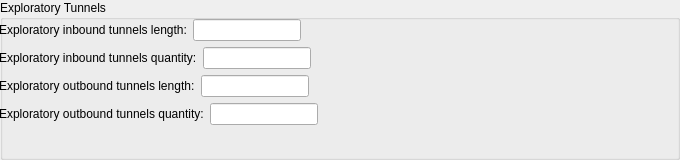
     <widget class="QGroupBox" name="groupBox_6">
      <property name="sizePolicy">
       <sizepolicy hsizetype="Expanding" vsizetype="Minimum">
        <horstretch>0</horstretch>
        <verstretch>0</verstretch>
       </sizepolicy>
      </property>
      <property name="minimumSize">
       <size>
        <width>0</width>
        <height>160</height>
       </size>
      </property>
      <property name="maximumSize">
       <size>
        <width>16777215</width>
        <height>160</height>
       </size>
      </property>
      <property name="title">
       <string>Exploratory Tunnels</string>
      </property>
      <widget class="QWidget" name="verticalLayoutWidget_2">
       <property name="geometry">
        <rect>
         <x>-1</x>
         <y>19</y>
         <width>671</width>
         <height>144</height>
        </rect>
       </property>
       <layout class="QVBoxLayout" name="verticalLayout_2">
        <property name="sizeConstraint">
         <enum>QLayout::SetMinAndMaxSize</enum>
        </property>
        <item>
         <layout class="QHBoxLayout" name="horizontalLayout_26">
          <item>
           <widget class="QLabel" name="label_25">
            <property name="text">
             <string>Exploratory inbound tunnels length:</string>
            </property>
           </widget>
          </item>
          <item>
           <widget class="QLineEdit" name="exploratoryInboundTunnelsLengthNumberLineEdit">
            <property name="sizePolicy">
             <sizepolicy hsizetype="Fixed" vsizetype="Fixed">
              <horstretch>0</horstretch>
              <verstretch>0</verstretch>
             </sizepolicy>
            </property>
           </widget>
          </item>
          <item>
           <spacer name="horizontalSpacer_27">
            <property name="orientation">
             <enum>Qt::Horizontal</enum>
            </property>
            <property name="sizeHint" stdset="0">
             <size>
              <width>40</width>
              <height>20</height>
             </size>
            </property>
           </spacer>
          </item>
         </layout>
        </item>
        <item>
         <layout class="QHBoxLayout" name="horizontalLayout_42">
          <item>
           <widget class="QLabel" name="label_38">
            <property name="text">
             <string>Exploratory inbound tunnels quantity:</string>
            </property>
           </widget>
          </item>
          <item>
           <widget class="QLineEdit" name="exploratoryInboundTunnelsQuantityNumberLineEdit">
            <property name="sizePolicy">
             <sizepolicy hsizetype="Fixed" vsizetype="Fixed">
              <horstretch>0</horstretch>
              <verstretch>0</verstretch>
             </sizepolicy>
            </property>
           </widget>
          </item>
          <item>
           <spacer name="horizontalSpacer_30">
            <property name="orientation">
             <enum>Qt::Horizontal</enum>
            </property>
            <property name="sizeHint" stdset="0">
             <size>
              <width>40</width>
              <height>20</height>
             </size>
            </property>
           </spacer>
          </item>
         </layout>
        </item>
        <item>
         <layout class="QHBoxLayout" name="horizontalLayout_39">
          <item>
           <widget class="QLabel" name="label_39">
            <property name="text">
             <string>Exploratory outbound tunnels length:</string>
            </property>
           </widget>
          </item>
          <item>
           <widget class="QLineEdit" name="exploratoryOutboundTunnelsLengthNumberLineEdit">
            <property name="sizePolicy">
             <sizepolicy hsizetype="Fixed" vsizetype="Fixed">
              <horstretch>0</horstretch>
              <verstretch>0</verstretch>
             </sizepolicy>
            </property>
           </widget>
          </item>
          <item>
           <spacer name="horizontalSpacer_31">
            <property name="orientation">
             <enum>Qt::Horizontal</enum>
            </property>
            <property name="sizeHint" stdset="0">
             <size>
              <width>40</width>
              <height>20</height>
             </size>
            </property>
           </spacer>
          </item>
         </layout>
        </item>
        <item>
         <layout class="QHBoxLayout" name="horizontalLayout_38">
          <item>
           <widget class="QLabel" name="label_40">
            <property name="text">
             <string>Exploratory outbound tunnels quantity:</string>
            </property>
           </widget>
          </item>
          <item>
           <widget class="QLineEdit" name="exploratoryOutboundTunnelsQuantityNumberLineEdit">
            <property name="sizePolicy">
             <sizepolicy hsizetype="Fixed" vsizetype="Fixed">
              <horstretch>0</horstretch>
              <verstretch>0</verstretch>
             </sizepolicy>
            </property>
           </widget>
          </item>
          <item>
           <spacer name="horizontalSpacer_32">
            <property name="orientation">
             <enum>Qt::Horizontal</enum>
            </property>
            <property name="sizeHint" stdset="0">
             <size>
              <width>40</width>
              <height>20</height>
             </size>
            </property>
           </spacer>
          </item>
         </layout>
        </item>
       </layout>
      </widget>
     </widget>
